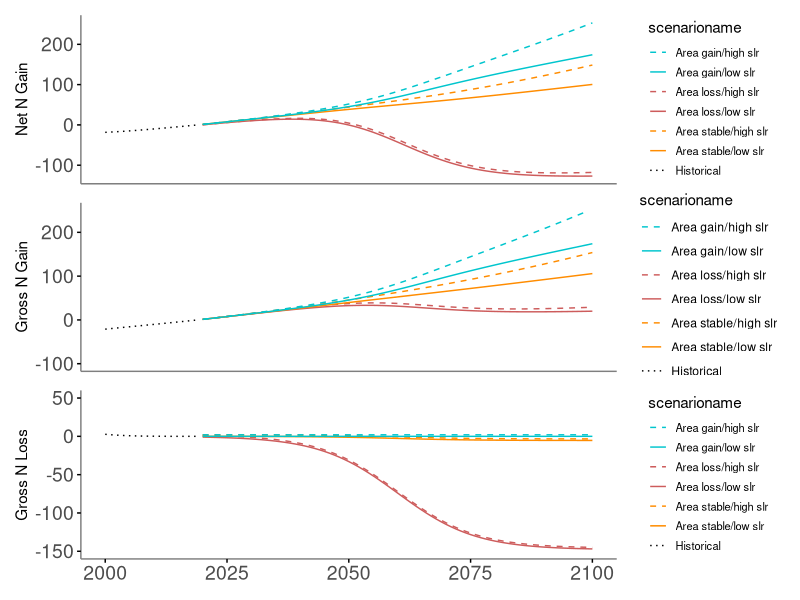
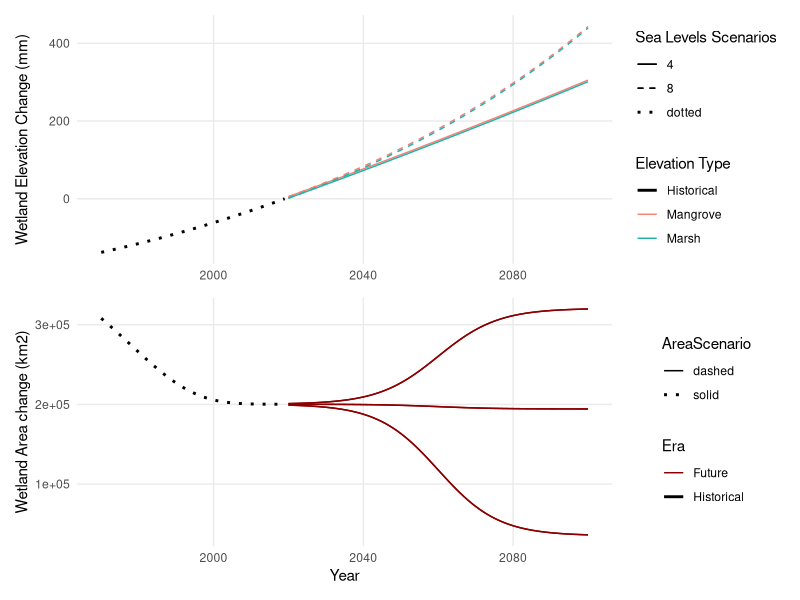
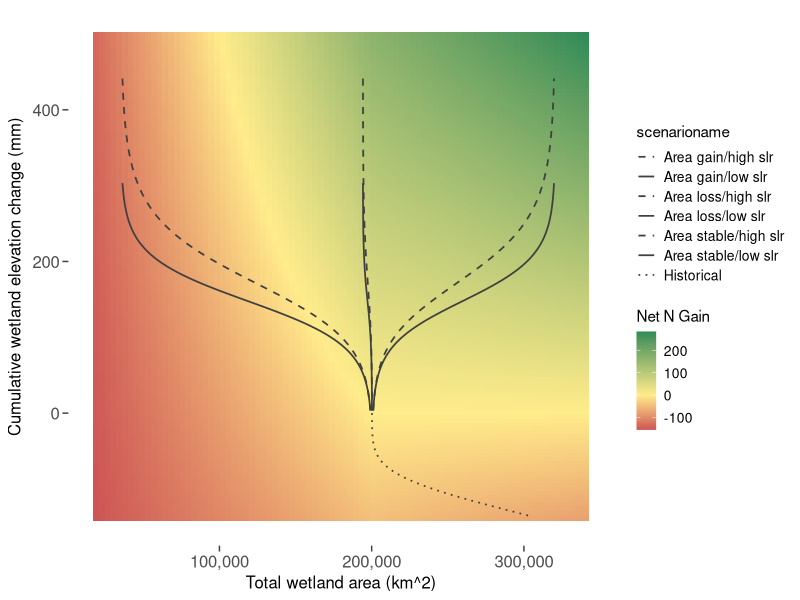

Write R code to recreate these figures, in order.

library(dplyr)
library(ggplot2)
library(RColorBrewer)
library(patchwork)

# Define the sequence of years
years <- 2020:2100

# Create the data frame for each year
scenarios <- data.frame(
  scenario = rep(1:6, each = length(years)),
  scenarioname = rep(c('Area loss/low slr', 'Area loss/high slr', 'Area stable/low slr', 
                       'Area stable/high slr', 'Area gain/low slr', 'Area gain/high slr'), 
                     each = length(years)),
  R2020 = 3.5,
  R2100 = rep(c(4, 8, 4, 8, 4, 8), each = length(years)),
  A2020marsh = 52880,
  A2020mangrove = 147349,
  year = rep(years, times = 6)
)

################################################################
##############################################################

# Define the sequence of historical years (1970 to 2019)
historical_years <- 1970:2019

# Create the data frame for the historical scenario
historical <- data.frame(
  scenario = rep(0, length(historical_years)),  # Scenario identifier
  scenarioname = rep('Historical', length(historical_years)),  # Scenario name
  historical_year = historical_years,  # Years from 1970 to 2019
  
  
  # Linear increase of rSLR rate from 2.1 to 3.5 mm yr-1
  rSLR = seq.int(2.1, 3.5, length.out = length(historical_years)))

#	year year-1970	Atotal	Amarsh	Amangrove
#1700   -270    402086   106183   295896   Davidson et al. 2016
#1970	  0	      308000	  81356	  226712   based on RAMSAR report
#1999	  29	    206764	  53944	  152920  based on Murray et al. 2022
#2019	  49	    200239	  52880	  147359  based on Murray et al. 2022

##Using gompertz model going back to 1700
#marsh 
# Define your vectors
wetlandtype <- c("marsh", "mangrove")
Lowerasympt <- c(52879.948, 147353.96)
Upperasympt <- c(106183, 295896.02)
Growthrate <- c(-0.063154, -0.057107)
Inflection <- c(1977.3934, 1978.1772)

# Create the dataframe
wetland_area_model <- data.frame(
  wetlandtype,
  Lowerasympt,
  Upperasympt,
  Growthrate,
  Inflection
)

# View the dataframe
print(wetland_area_model)

# Calculate Amarsh and Amangrove for each year
historical$Amarsh <- with(wetland_area_model[1, ], 
                          Lowerasympt[1] + (Upperasympt[1] - Lowerasympt[1]) * 
                            exp(-exp(-Growthrate[1] * (historical$historical_year - Inflection[1])))
)

historical$Amangrove <- with(wetland_area_model[2, ], 
                             Lowerasympt[1] + (Upperasympt[1] - Lowerasympt[1]) * 
                               exp(-exp(-Growthrate[1] * (historical$historical_year - Inflection[1])))
)

# Calculate Atotal as Amarsh + Amangrove
historical$Atotal <- historical$Amarsh + historical$Amangrove

# Calculate cumulative sea level (SL) with an adjustment factor
historical$SL <- cumsum(historical$rSLR) - 140

# Calculate nitrogen gain for marshes and mangroves in Tg
historical$Ngainmarsh <- ((historical$Amarsh) * (historical$SL / 10) * (1.78 / 1000) * 10^10) / 10^12
historical$Ngainmangrove <- ((historical$Amangrove) * (historical$SL / 10) * (1.63 / 1000) * 10^10) / 10^12
historical$Ngaintotal <- historical$Ngainmarsh + historical$Ngainmangrove

# Set 2020 area averages (make sure these values are defined correctly)
historical$A2020marsh <- mean(scenarios$A2020marsh)
historical$A2020mangrove <- mean(scenarios$A2020mangrove)

# Calculate N loss using Ndensity for marsh and mangrove
historical$Nlossmarsh <- ifelse(   
  historical$Amarsh > historical$A2020marsh,
  (historical$Amarsh - historical$A2020marsh) * 30 * (1.78 / 1000) * 10^10 / 10^12,
  0
)

historical$Nlossmangrove <- ifelse(
  historical$Amangrove > historical$A2020mangrove,
  (historical$Amangrove - historical$A2020mangrove) * 30 * (1.63 / 1000) * 10^10 / 10^12, 
  0
)

historical$Nlosstotal <- historical$Nlossmarsh + historical$Nlossmangrove

# Calculate net nitrogen total
historical$netNtotal <- historical$Ngaintotal + historical$Nlosstotal

# View the data frame
print(historical)


##############################################################
###########################################################

# Calculate the exponential function (k) for each SLR scenario
scenarios$k <- log(scenarios$R2100 / scenarios$R2020) / 80

# Calculate the relative sea level rise (rSLR) for each year: rSLR = SLR2020 * e^(k*(year-2020))
scenarios$rSLR <- scenarios$R2020 * exp(scenarios$k * (scenarios$year - 2020))

# Calculate A2100marsh and A2100mangrove for high loss scenarios 1 and 2
scenarios$A2100marsh[scenarios$scenario %in% c(1, 2)] <- scenarios$A2020marsh[scenarios$scenario %in% c(1, 2)] - 20623
scenarios$A2100mangrove[scenarios$scenario %in% c(1, 2)] <- scenarios$A2020mangrove[scenarios$scenario %in% c(1, 2)] - 144412

# Calculate A2100marsh and A2100mangrove for low loss scenarios 3 and 4
scenarios$A2100marsh[scenarios$scenario %in% c(3, 4)] <- scenarios$A2020marsh[scenarios$scenario %in% c(3,4)] -1568
scenarios$A2100mangrove[scenarios$scenario %in% c(3, 4)] <- scenarios$A2020mangrove[scenarios$scenario %in% c(3,4)] -4421

# Calculate A2100marsh and A2100mangrove for high gain scenarios 5 and 6
scenarios$A2100marsh[scenarios$scenario %in% c(5, 6)] <- scenarios$A2020marsh[scenarios$scenario %in% c(5, 6)] + 20905
scenarios$A2100mangrove[scenarios$scenario %in% c(5, 6)] <- scenarios$A2020mangrove[scenarios$scenario %in% c(5, 6)] + 99434

# Calculate Areas for each year assuming linearity
#scenarios$Amarsh <- (scenarios$A2100marsh - scenarios$A2020marsh) * (scenarios$year - 2020) / 80 + scenarios$A2020marsh
#scenarios$Amangrove <- (scenarios$A2100mangrove - scenarios$A2020mangrove) * (scenarios$year - 2020) / 80 + scenarios$A2020mangrove
#scenarios$Atotal <- scenarios$Amarsh + scenarios$Amangrove

#calculate AReas for each year assuming logistic change
scenarios$Amarsh <- scenarios$A2020marsh + (1/(1+exp((2060-scenarios$year)/8)))*(scenarios$A2100marsh-scenarios$A2020marsh)
scenarios$Amangrove <- scenarios$A2020mangrove + (1/(1+exp((2060-scenarios$year)/8)))*(scenarios$A2100mangrove-scenarios$A2020mangrove)
scenarios$Atotal <- scenarios$Amarsh + scenarios$Amangrove


# Calculate the cumulative sum of rSLR within each scenario
scenarios <- scenarios %>%
  group_by(scenario) %>%
  mutate(SL = cumsum(rSLR)) %>%
  ungroup()

# wetland elevation gain, marsh maximal gain is 5 mm yr-1, mangrove max = 7.8, if rSLR > than the max, wetland elevation gain = 0
# 9-13-24 OK I set it back to just keep up with all SLR
scenarios <- scenarios %>%
  mutate(marshgain = rSLR,  #ifelse(rSLR > 5, 0, rSLR),
         mangrovegain = rSLR) #ifelse(rSLR > 7.8, 0, rSLR))

# Calculate the cumulative sum of marsh and mangrove elevation within each scenario
scenarios <- scenarios %>%
  group_by(scenario) %>%
  mutate(marshelev = cumsum(marshgain), mangroveelev = cumsum(mangrovegain)) %>%
  ungroup()

# Calculate N gain using Ndensity for marsh and mangrove = 1.78 and 1.63 mg N cm-3
#Area (km2) * elevation change in cm * N density g cm-3 * 10^10 cm2/km2
scenarios$Ngainmarsh <- ((scenarios$Amarsh) * (scenarios$SL/10) * (1.81/1000) *10^10)/10^12
scenarios$Ngainmangrove <- ((scenarios$Amangrove) * (scenarios$SL/10) * (1.79/1000) * 10^10)/10^12
scenarios$Ngaintotal <- scenarios$Ngainmarsh + scenarios$Ngainmangrove


scenarios$Ngaintotal <- scenarios$Ngainmarsh + scenarios$Ngainmangrove

# Calculate N loss using Ndensity for marsh, mangrove = 1.78 and 1.63 mg N cm-3, assuming 30 cm of erosive loss from area that is lost
scenarios$Nlossmarsh <- ifelse(   
  scenarios$Amarsh < scenarios$A2020marsh,
  (scenarios$Amarsh - scenarios$A2020marsh) * 50 * (1.81 / 1000) * 10^10 / 10^12,
  0)
scenarios$Nlossmangrove <- ifelse(
  scenarios$Amangrove < scenarios$A2020mangrove,
  (scenarios$Amangrove - scenarios$A2020mangrove) * 50 * (1.79 / 1000) * 10^10 / 10^12,
  0
)
scenarios$Nlosstotal <- scenarios$Nlossmarsh + scenarios$Nlossmangrove

# Calculate net N change
scenarios$netNmarsh <- scenarios$Ngainmarsh + scenarios$Nlossmarsh
scenarios$netNmangrove <- scenarios$Ngainmangrove + scenarios$Nlossmangrove
scenarios$netNtotal <- scenarios$netNmarsh + scenarios$netNmangrove


scenarios$scenarioname <- factor(scenarios$scenarioname, levels = c('Area gain/low slr', 'Area gain/high slr','Area loss/low slr', 'Area loss/high slr', 'Area stable/low slr', 
                                                                    'Area stable/high slr' ))
# Define plot colors
#plot_colors <- brewer.pal(6, "Paired")

####################################################
# Create a common legend theme
legend_theme <- theme(
  legend.position = "right",
  legend.box = "vertical",
  legend.text = element_text(size = 8),
  legend.key.size = unit(0.5, 'cm'),      # Size of legend keys
  legend.spacing.x = unit(0.5, 'cm'),    # Horizontal spacing between legend items
  legend.spacing.y = unit(0.2, 'cm')     # Vertical spacing between legend items
)

#####################################################
#####################################################

# Merge historical data into scenarios data frame for plotting
historical_plot_data <- historical %>%
  select(historical_year, Ngainmarsh, Ngainmangrove, Ngaintotal, Nlossmarsh, Nlossmangrove, Nlosstotal, netNtotal, Atotal, SL,rSLR) %>%
  mutate(
    year = historical_year,
    scenarioname = "Historical",  # Set a unique name for historical data
    scenario = 0  # Use a distinct identifier for historical data
  )


library(ggplot2)
library(dplyr)
library(patchwork)


# Combine historical and scenario data
combined_data <- bind_rows(scenarios, historical_plot_data)


# Define a new column in combined_data to specify the line type
combined_data <- combined_data %>%
  mutate(linetype = ifelse(scenario == 0, "solid", "dotted"))

# Plot net N over time
plot_netN <- ggplot(combined_data, aes(x = year, y = netNtotal, color = scenarioname, group = scenario, linetype = scenarioname)) +
  geom_line(size=.5) +
  scale_color_manual(values = c("turquoise3", "turquoise3","indianred", "indianred", "darkorange", "darkorange", "black")) +  # Add color for historical data
  scale_linetype_manual(values = c("dashed", "solid", "dashed", "solid","dashed", "solid","dotted" )) +  # Apply custom line types
  labs(title = NULL, x = "Year", y = "Net N Gain") +
  theme_minimal() +
  theme(axis.title.x = element_blank(), axis.ticks.y = element_line(size=.5), axis.text.y = element_text(size = 14), axis.text.x=element_blank(),axis.line = element_line(size=.5, color="gray50"), panel.grid.major = element_blank(), panel.grid.minor = element_blank()) +
  scale_x_continuous(limits = c(2000, 2100)) +  # Set x-axis limits to start at 2000
  legend_theme

# Plot gross N gain over time
plot_Ngain <- ggplot(combined_data, aes(x = year, y = Ngaintotal, color = scenarioname, group = scenario, linetype = scenarioname)) +
  geom_line(size=.5) +
  scale_color_manual(values = c("turquoise3", "turquoise3","indianred", "indianred", "darkorange", "darkorange", "black")) +  # Add color for historical data
  scale_linetype_manual(values = c("dashed", "solid", "dashed", "solid","dashed", "solid","dotted" )) +  # Apply custom line types
  labs(title = NULL, x = "Year", y = "Gross N Gain") +
  theme_minimal() +
  theme(axis.title.x = element_blank(), axis.ticks.y = element_line(size=.5), axis.text.y = element_text(size = 14),axis.text.x=element_blank(),axis.line = element_line(size=.5, color="gray50"),panel.grid.major = element_blank(), panel.grid.minor = element_blank()) +
  scale_x_continuous(limits = c(2000, 2100)) +  # Set x-axis limits to start at 2000
  scale_y_continuous(limits = c(-100, 250))
  legend_theme

  
  #jitter N Loss so that all traces can be seen 
 
  jittered_data <- combined_data %>%
    mutate(Nlosstotal = ifelse(is.na(R2100), 
                               Nlosstotal, 
                               ifelse(R2100 > 5, 
                                      Nlosstotal + 2, 
                                      Nlosstotal)))
  
# Plot N loss over time
plot_Nloss <- ggplot(jittered_data, aes(x = year, y = Nlosstotal, color = scenarioname, group = scenario, linetype = scenarioname)) +
  geom_line(size=.5) +
  scale_color_manual(values = c("turquoise3", "turquoise3","indianred", "indianred", "darkorange", "darkorange", "black")) +  # Add color for historical data
  scale_linetype_manual(values = c("dashed", "solid", "dashed", "solid","dashed", "solid","dotted" )) +  # Apply custom line types
  labs(title = NULL, x = "Year", y = "Gross N Loss") +
  theme_minimal() +
  theme(axis.title.x = element_blank(), axis.ticks = element_line(size=.5), axis.text = element_text(size = 14), axis.line = element_line(size=.5, color="gray50"), panel.grid.major = element_blank(), panel.grid.minor = element_blank()) +
  scale_x_continuous(limits = c(2000, 2100)) + 
  scale_y_continuous(limits = c(-150, 50)) + 
  legend_theme

# Combine the plots into a vertical layout
N_by_year <- plot_netN / plot_Ngain / plot_Nloss

# Display the combined plot
print(N_by_year)


###########################################################
# Plot elevation by year

# Combined plot: Overlay mangrove and marsh elevation for each R2100 level
plot_elev_year <- ggplot(scenarios) +
  
  # Line for mangrove elevation at each R2100 level
  geom_line(aes(x = year, y = mangroveelev + 2, color = "Mangrove", linetype = as.factor(R2100), group = interaction(R2100, "Mangrove"))) +
  
  # Line for marsh elevation at each R2100 level
  geom_line(aes(x = year, y = marshelev - 2, color = "Marsh", linetype = as.factor(R2100), group = interaction(R2100, "Marsh"))) +
  
  # Add dotted line for historical data
  geom_line(data = historical_plot_data, aes(x = historical_year, y = SL, color = "Historical", linetype = "dotted"), size = 1) +
  
  # Define colors for mangrove vs marsh and historical data
  scale_color_manual(values = c("Mangrove" = "salmon", "Marsh" = "lightseagreen", "Historical" = "black")) +
  
  # Different linetypes for R2100 levels
  scale_linetype_manual(values = c("solid", "dashed", "dotted", "dotdash", "longdash", "dotted")) +  # Ensure dotted is added for historical data
  
  labs(title = NULL, x = "Year", y = "Wetland Elevation Change (mm)") +
  
  # Minimal theme and remove gridlines
  theme_minimal() +
  theme(axis.title.x = element_blank(),  panel.grid.minor = element_blank()) +
  
  # Customize legends for both color (mangrove vs marsh vs historical) and linetype (R2100 levels)
  guides(color = guide_legend(title = "Elevation Type"), linetype = guide_legend(title = "Sea Levels Scenarios"))


###########################################################

#Plot area by year 
# Combined plot: Overlay mangrove and marsh area
plot_area_year <- ggplot(scenarios) +
  
  # Line for mangrove elevation at each R2100 level
  geom_line(aes(x = year, y = Atotal, color = "Future", linetype = "dashed", group = scenario)) +
  
  # Line for marsh elevation at each R2100 level
  #geom_line(aes(x = year, y = Amarsh, color = "Marsh", linetype = "solid", group = scenario)) +
  
  # Add dotted line for historical data
  geom_line(data = historical_plot_data, aes(x = historical_year, y = Atotal, color = "Historical", linetype = "solid"), size = 1.0) +
  
  # Define colors for mangrove vs marsh and historical data
  scale_color_manual(values = c("Future" = "red4",  "Historical" = "black")) +
  
  # Different linetypes for scenarios
 scale_linetype_manual(values = c("solid", "dotted", "dotted", "dotdash", "longdash", "dotted", "solid")) +  # Ensure dotted is added for historical data
  
  labs(title = NULL, x = "Year", y = "Wetland Area change (km2)") +
  
  # Minimal theme and remove gridlines
  theme_minimal() +
  theme( panel.grid.minor = element_blank(), legend.position = "right") +
  
  # Customize legends for both color (mangrove vs marsh vs historical) and linetype (Area scenarios)
  guides(color = guide_legend(title = "Era"), linetype = guide_legend(title = "AreaScenario"))


# Combine the plots into a vertical layout
area_SL_year <- plot_elev_year / plot_area_year
print(area_SL_year)


##################################################################
#####CONTOUR

# Create a grid of values for the background contour representing net N gain
# 9-5-2024

SL_values <- seq(-140, 500, by = 5)  # SL increments of 0.1 for smoothness
Amarsh_values <- seq(min(5000), max(90000), by = 1000)  # Amarsh increments of 5000 for better resolution
#Amangrove_values <- seq(min(5000), max(250000), by = 5000)  # Amangrove increments of 5000 for better resolution

contour_grid <- expand.grid(
  
  SL = SL_values,
  Amarsh = Amarsh_values
  #Amangrove = Amangrove_values
)

# Calculate Atotal
contour_grid$Amangrove = contour_grid$Amarsh*2.78647881997  #define marsh and mangroves as a constant portion of total wetlands. Otherwise, if they vary independently, very weird things happen to contour. 
contour_grid$Atotal <- contour_grid$Amarsh + contour_grid$Amangrove

# Calculate N gain for the contour scenario
contour_grid$Ngainmarsh <- ((contour_grid$Amarsh) * (contour_grid$SL/10) * (1.78/1000) * 10^10) / 10^12
contour_grid$Ngainmangrove <- ((contour_grid$Amangrove) * (contour_grid$SL/10) * (1.63/1000) * 10^10) / 10^12
contour_grid$Ngaintotal <- contour_grid$Ngainmarsh + contour_grid$Ngainmangrove

# Calculate N loss for the contour scenario
contour_grid$Nlossmarsh <- ifelse(   
  contour_grid$Amarsh < 52880,
  (contour_grid$Amarsh - 52880) * 50 * (1.78 / 1000) * 10^10 / 10^12,0)
contour_grid$Nlossmangrove <- ifelse(
  contour_grid$Amangrove < 147349,
  (contour_grid$Amangrove - 147349) * 50 * (1.63 / 1000) * 10^10 / 10^12,0)
contour_grid$Nlosstotal <- contour_grid$Nlossmarsh + contour_grid$Nlossmangrove

# Calculate net N change for the contour scenario
contour_grid$netNmarsh <- contour_grid$Ngainmarsh + contour_grid$Nlossmarsh
contour_grid$netNmangrove <- contour_grid$Ngainmangrove + contour_grid$Nlossmangrove
contour_grid$netNtotal <- contour_grid$netNmarsh + contour_grid$netNmangrove

# Specify the folder for saving the recategorized data
Scenarios <- "Scenarios"

# Create the output folder if it doesn't exist
if (!dir.exists(Scenarios)) dir.create(Scenarios)

# Write the recategorized data frame to a new CSV file in the "Recategorized" folder
Scenarios <- file.path(Scenarios, "scenarios.csv")
write.csv(scenarios, Scenarios, row.names = FALSE)

###########################################################################


library(ggplot2)
library(scales)
library(tibble)
library(colorspace)
library(dplyr)  # For filtering

# Filter combined_data for years > 1999
filtered_data <- combined_data %>% filter(year > 1970)


plot_elev_area <- ggplot() +
  
  # Smoothed background with continuous fill
  #geom_tile(data = contour_grid, aes(x = Atotal, y = SL, fill = netNtotal)) + 
  #scale_fill_continuous_divergingx(palette = 'BrBg') + 
  
  geom_tile(data = contour_grid, aes(x = Atotal, y = SL, fill = netNtotal)) + 
  scale_fill_gradientn(
    colors = c( "indianred3", "lightgoldenrod1", "seagreen4"), # More colors can be added here
    values = scales::rescale(c(min(contour_grid$netNtotal), 0, max(contour_grid$netNtotal))),
    limits = c(min(contour_grid$netNtotal), max(contour_grid$netNtotal)) # Set limits if needed
  ) +
  theme_minimal()+
  
 
  # Black lines for each scenario
  geom_line(data = filtered_data, aes(x = Atotal, y = SL, linetype = scenarioname, group = scenario), 
            color = "gray25", size=0.6) +
  
  # Format x-axis with tick marks and comma-separated labels
  scale_x_continuous(name = "Total wetland area (km^2)", labels = comma) +
  
  # Define different dash types for scenarios
  scale_linetype_manual(values = c("dashed", "solid", "dashed", "solid", "dashed","solid",  "dotted")) +

  # Customize labels
  labs(title = NULL, y = expression("Cumulative wetland elevation change (mm)")) +

  theme_minimal() +
  theme(
    panel.grid = element_blank(),
    axis.ticks = element_line(color = "gray25"),  # Set ticks color
    axis.ticks.length = unit(0.15, 'cm'),  # Set tick length
    panel.border=element_blank(),
    axis.text= element_text(size = 12),
    axis.title = element_text(size = 12),
    axis.ticks.x = element_line(size = 0.5),  # Customize X-axis ticks
    axis.ticks.y = element_line(size = 0.5),  # Customize Y-axis ticks
    legend.position = "right",  # Position legend to the right
    legend.box = "vertical", 
    legend.text = element_text(size = 10),
    legend.key.size = unit(0.5, 'cm'),
    legend.spacing.x = unit(0.5, 'cm'),
    legend.spacing.y = unit(0.2, 'cm')
  ) +
  
  # Add a colorbar legend for the fill
  guides(fill = guide_colorbar(title = "Net N Gain"))

# Plot
print(plot_elev_area)

# Specify the folder for saving the recategorized data
Scenarios <- "Scenarios"

# Create the output folder if it doesn't exist
if (!dir.exists(Scenarios)) dir.create(Scenarios)

# Write the recategorized data frame to a new CSV file in the "Recategorized" folder
Scenarios <- file.path(Scenarios, "scenariosfiltered.csv")
write.csv(filtered_data, Scenarios, row.names = FALSE)

# Specify the folder for saving the recategorized data
Scenarios <- "Scenarios"

# Create the output folder if it doesn't exist
if (!dir.exists(Scenarios)) dir.create(Scenarios)
Scenarios <- file.path(Scenarios, "contourgrid.csv")
write.csv(contour_grid, Scenarios, row.names = FALSE)